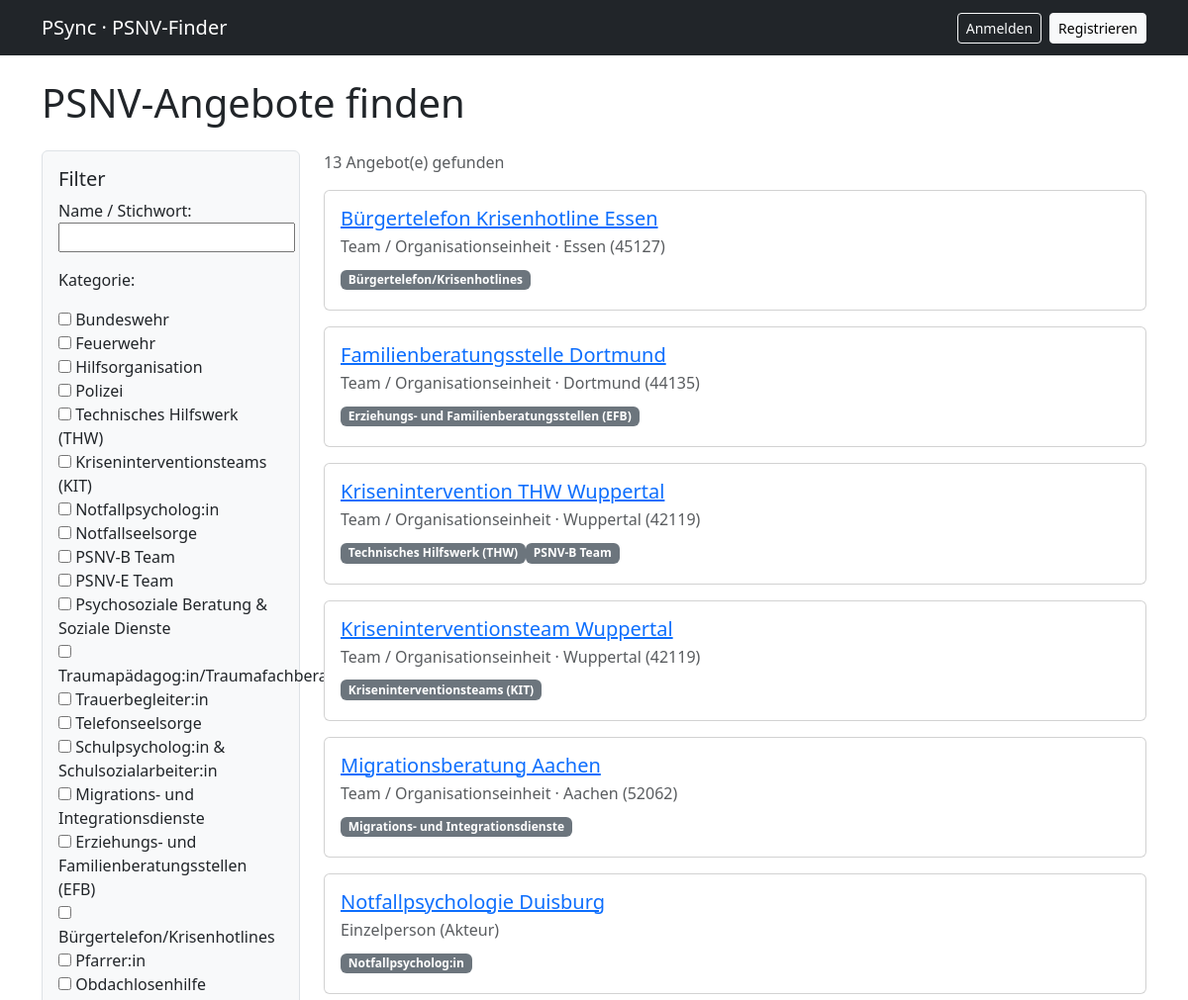
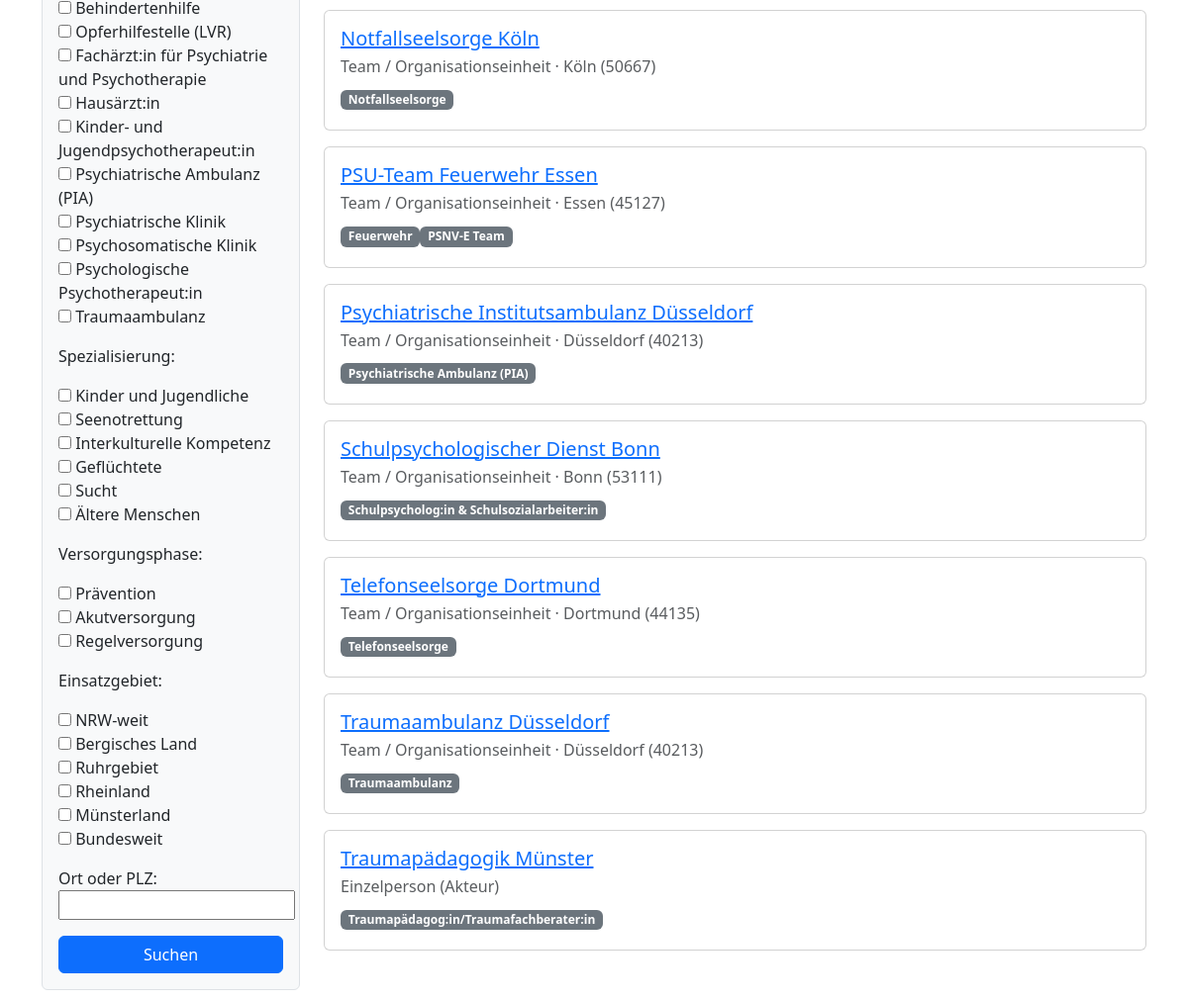
The page / on the database its author committed (2 pictures, top to bottom).
### psnv/models.py (models this page shows, shortened)
class Oberbegriff(models.Model):
    ober_id = models.AutoField(primary_key=True)
    name = models.CharField(max_length=255)
    description = models.TextField(blank=True)
    class Meta:
        db_table = "oberbegriff"
        verbose_name_plural = "Oberbegriffe"
    def __str__(self):
        return self.name

class Anbieter(models.Model):
    class Typ(models.TextChoices):
        AKTEUR = "akteur", "Einzelperson (Akteur)"
        TEAM = "team", "Team / Organisationseinheit"
    class Status(models.TextChoices):
        PENDING = "pending", "Ausstehend (wartet auf Freigabe)"
        APPROVED = "approved", "Freigegeben"
        REJECTED = "rejected", "Abgelehnt"
    anbieter_id = models.AutoField(primary_key=True)
    typ = models.CharField(max_length=10, choices=Typ.choices)
    name = models.CharField(max_length=255)
    email = models.EmailField(blank=True)
    phone_main = models.CharField("Telefon 1", max_length=50, blank=True)
    phone_secondary = models.CharField("Telefon 2", max_length=50, blank=True)
    website = models.URLField(blank=True)
    verified = models.BooleanField(default=False)
    status = models.CharField(max_length=50, choices=Status.choices, default=Status.PENDING)
    created_at = models.DateTimeField(auto_now_add=True)
    updated_at = models.DateTimeField(auto_now=True)
    eingereicht_von = models.ForeignKey(
        settings.AUTH_USER_MODEL, null=True, blank=True,
        on_delete=models.SET_NULL, related_name="eingereichte_anbieter",
    )
    sprachen = models.ManyToManyField("Sprache", through="AnbieterSprache", blank=True, related_name="anbieter")
    stellen = models.ManyToManyField("Stelle", through="AnbieterStelle", blank=True, related_name="anbieter")
    versorgungsphasen = models.ManyToManyField("Versorgungsphase", through="AnbieterPhase", blank=True, related_name="anbieter")
    spezialisierungen = models.ManyToManyField("Spezialisierung", through="AnbieterSpezialisierung", blank=True, related_name="anbieter")
    operative_psnv = models.ManyToManyField("OperativePSNV", through="AnbieterOperative", blank=True, related_name="anbieter")
    angebote = models.ManyToManyField("PSNVAngebot", through="AnbieterAngebot", blank=True, related_name="anbieter")
    einsatzgebiete = models.ManyToManyField("Einsatzgebiet", through="AnbieterEinsatzgebiet", blank=True, related_name="anbieter")
    qualifikationen = models.ManyToManyField("Qualifikation", through="AnbieterQualifikation", blank=True, related_name="anbieter")
    oberbegriffe = models.ManyToManyField("Oberbegriff", through="AnbieterOberbegriff", blank=True, related_name="anbieter")
    class Meta:
        db_table = "anbieter"
        indexes = [models.Index(fields=["name"])]
        verbose_name = "Anbieter"
        verbose_name_plural = "Anbieter"

class Team(Anbieter):
    standort = models.ForeignKey("Standort", on_delete=models.PROTECT, related_name="teams")
    class Meta:
        db_table = "team"
        verbose_name = "Team"
        verbose_name_plural = "Teams"

class Standort(models.Model):
    class LocationType(models.TextChoices):
        STATIONAER = "stationaer", "Stationär / standortgebunden"
        REGIONAL = "regional", "Regional"
        BUNDESWEIT = "bundesweit", "Bundesweit"
        ANDERE = "andere", "Andere"
    standort_id = models.AutoField(primary_key=True)
    street = models.CharField("Straße", max_length=255, blank=True)
    house_number = models.CharField("Hausnummer", max_length=20, blank=True)
    zip_code = models.CharField("PLZ", max_length=10, blank=True)
    city = models.CharField("Ort", max_length=255, blank=True)
    region = models.CharField(max_length=255, blank=True)
    state = models.CharField("Bundesland", max_length=255, blank=True)
    country = models.CharField(max_length=100, default="Germany")
    latitude = models.FloatField(null=True, blank=True)
    longitude = models.FloatField(null=True, blank=True)
    location_type = models.CharField(max_length=20, choices=LocationType.choices, blank=True)
    created_at = models.DateTimeField(auto_now_add=True)
    updated_at = models.DateTimeField(auto_now=True)
    organisationen = models.ManyToManyField("Organisation", through="OrganisationStandort", blank=True, related_name="standorte")
    class Meta:
        db_table = "standort"
        indexes = [models.Index(fields=["region", "state", "latitude", "longitude"])]
        verbose_name = "Standort"
        verbose_name_plural = "Standorte"

### psnv/views.py (the view)
# urls.py: path("", views.SucheView.as_view(), name="suche"),
class SucheView(FilterView):
    model = Anbieter
    filterset_class = AnbieterFilter
    template_name = "psnv/suche.html"
    context_object_name = "anbieter_liste"
    paginate_by = 20
    def get_queryset(self):
        return (
            Anbieter.objects.filter(status=Anbieter.Status.APPROVED, verified=True)
            .select_related("team__standort")
            .prefetch_related("oberbegriffe", "spezialisierungen", "versorgungsphasen")
            .order_by("name")
        )

### psnv/models.py (called while the page is built)
    def __str__(self):
        return self.name

    def __str__(self):
        return self.name

    def __str__(self):
        return self.name

### psnv/templates/psnv/suche.html (shortened to what this page needs)
{% extends "base.html" %}
{% block content %}
<h1 class="mb-4">PSNV-Angebote finden</h1>
<div class="row">
  <div class="col-md-3">
    <form method="get" class="border rounded p-3 bg-light">
      <h5>Filter</h5>
      {{ filter.form.as_p }}
      <button type="submit" class="btn btn-primary w-100">Suchen</button>
    </form>
  </div>
  <div class="col-md-9">
    <p class="text-muted">{{ paginator.count }} Angebot(e) gefunden</p>
    {% for anbieter in anbieter_liste %}
      <div class="card mb-3">
        <div class="card-body">
          <h5 class="card-title">
            <a href="{% url 'psnv:anbieter_detail' anbieter.pk %}">{{ anbieter.name }}</a>
          </h5>
          <p class="card-subtitle text-muted mb-2">
            {{ anbieter.get_typ_display }}
            {% if anbieter.team.standort %} · {{ anbieter.team.standort.city }} ({{ anbieter.team.standort.zip_code }}){% endif %}
          </p>
          <p class="mb-1">
            {% for o in anbieter.oberbegriffe.all %}<span class="badge bg-secondary">{{ o.name }}</span>{% endfor %}
          </p>
        </div>
      </div>
    {% empty %}
      <p>Keine Angebote gefunden. Filter anpassen?</p>
    {% endfor %}
  </div>
</div>
{% endblock %}

### templates/base.html (shortened to what this page needs)
{% load static %}
<!DOCTYPE html>
<html lang="de">
<head>
  <link href="https://cdn.jsdelivr.net/npm/bootstrap@5.3.3/dist/css/bootstrap.min.css" rel="stylesheet">
</head>
<body>
  <nav class="navbar navbar-expand-lg navbar-dark bg-dark mb-4">
    <div class="container">
      <a class="navbar-brand" href="{% url 'psnv:suche' %}">PSync · PSNV-Finder</a>
      <div class="d-flex gap-2">
        {% if user.is_authenticated %}
          <a class="btn btn-outline-light btn-sm" href="{% url 'psnv:einreichen' %}">Angebot einreichen</a>
          {% if user.is_staff %}<a class="btn btn-outline-light btn-sm" href="/admin/">Moderation</a>{% endif %}
          <form method="post" action="{% url 'logout' %}" class="d-inline">
            {% csrf_token %}
            <button class="btn btn-outline-light btn-sm" type="submit">Abmelden ({{ user.username }})</button>
          </form>
        {% else %}
          <a class="btn btn-outline-light btn-sm" href="{% url 'login' %}">Anmelden</a>
          <a class="btn btn-light btn-sm" href="{% url 'signup' %}">Registrieren</a>
        {% endif %}
      </div>
    </div>
  </nav>
  <div class="container pb-5">
    {% block content %}{% endblock %}
  </div>
</body>
</html>

### rows shown on the page
Anbieter: name "Bürgertelefon Krisenhotline Essen", typ "Team / Organisationseinheit", team.standort.city "Essen", team.standort.zip_code "45127"
Oberbegriff: name "Bürgertelefon/Krisenhotlines"
Anbieter: name "Familienberatungsstelle Dortmund", typ "Team / Organisationseinheit", team.standort.city "Dortmund", team.standort.zip_code "44135"
Oberbegriff: name "Erziehungs- und Familienberatungsstellen (EFB)"
Anbieter: name "Krisenintervention THW Wuppertal", typ "Team / Organisationseinheit", team.standort.city "Wuppertal", team.standort.zip_code "42119"
Oberbegriff: name "Technisches Hilfswerk (THW)"
Oberbegriff: name "PSNV-B Team"
Anbieter: name "Kriseninterventionsteam Wuppertal", typ "Team / Organisationseinheit", team.standort.city "Wuppertal", team.standort.zip_code "42119"
Oberbegriff: name "Kriseninterventionsteams (KIT)"
Anbieter: name "Migrationsberatung Aachen", typ "Team / Organisationseinheit", team.standort.city "Aachen", team.standort.zip_code "52062"
Oberbegriff: name "Migrations- und Integrationsdienste"
Anbieter: name "Notfallpsychologie Duisburg", typ "Einzelperson (Akteur)"
Oberbegriff: name "Notfallpsycholog:in"
Anbieter: name "Notfallseelsorge Köln", typ "Team / Organisationseinheit", team.standort.city "Köln", team.standort.zip_code "50667"
Oberbegriff: name "Notfallseelsorge"
Anbieter: name "PSU-Team Feuerwehr Essen", typ "Team / Organisationseinheit", team.standort.city "Essen", team.standort.zip_code "45127"
Oberbegriff: name "Feuerwehr"
Oberbegriff: name "PSNV-E Team"
Anbieter: name "Psychiatrische Institutsambulanz Düsseldorf", typ "Team / Organisationseinheit", team.standort.city "Düsseldorf", team.standort.zip_code "40213"
Oberbegriff: name "Psychiatrische Ambulanz (PIA)"
Anbieter: name "Schulpsychologischer Dienst Bonn", typ "Team / Organisationseinheit", team.standort.city "Bonn", team.standort.zip_code "53111"
Oberbegriff: name "Schulpsycholog:in & Schulsozialarbeiter:in"
Anbieter: name "Telefonseelsorge Dortmund", typ "Team / Organisationseinheit", team.standort.city "Dortmund", team.standort.zip_code "44135"
Oberbegriff: name "Telefonseelsorge"
Anbieter: name "Traumaambulanz Düsseldorf", typ "Team / Organisationseinheit", team.standort.city "Düsseldorf", team.standort.zip_code "40213"
Oberbegriff: name "Traumaambulanz"
Anbieter: name "Traumapädagogik Münster", typ "Einzelperson (Akteur)"
Oberbegriff: name "Traumapädagog:in/Traumafachberater:in"

### other values the page prints
{{ paginator.count }} "13"
